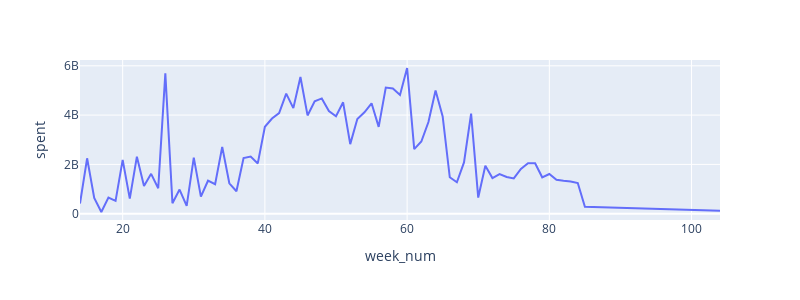

Here is the notebook cell this chart was saved with:
### Markdown cell above
- selecting columns
 - baskets.loc[:,['sku_id','spent']]
 - baskets[['sku_id','spent']]

 - selecting cells
  - baskets.loc[1:3, 'year':'weekday'] selecting based on labels
  - baskets.iloc[1:3,7:9] based off position
 - check on the type of an object: obj.__class__
  - selecting row
   - baskets.loc[baskets['year'] == 2022]

### long expression, wrap around with parentheses
 - (baskets[baskets['year'] == 2022]
   .sort_values('spent', ascending = False)
   .head(7))

### Code cell
### application
df = baskets.groupby('week_num')['spent'].sum().reset_index()
px.line(df, x='week_num',y='spent',width=800,height=300)

### Figure 1 — Plotly figure (JSON) as saved in the notebook; plotly's stock layout.template omitted (floating-point values rounded to 4 significant figures)
{"data": [{"hovertemplate": "week_num=%{x}<br>spent=%{y}<extra></extra>", "legendgroup": "", "line": {"color": "#636efa", "dash": "solid"}, "marker": {"symbol": "circle"}, "mode": "lines", "name": "", "orientation": "v", "showlegend": false, "type": "scatter", "x": [14, 15, 16, 17, 18, 19, 20, 21, 22, 23, 24, 25, 26, 27, 28, 29, 30, 31, 32, 33, 34, 35, 36, 37, 38, 39, 40, 41, 42, 43, 44, 45, 46, 47, 48, 49, 50, 51, 52, 53, 54, 55, 56, 57, 58, 59, 60, 61, 62, 63, 64, 65, 66, 67, 68, 69, 70, 71, 72, 73, 74, 75, 76, 77, 78, 79, 80, 81, 82, 83, 84, 85, 104], "xaxis": "x", "y": [414270000, 2247700000, 643410000, 69300000, 652466500, 519850000, 2186271900, 613288000, 2313352400, 1124619350, 1616780800, 1030076671, 5693778500, 422591800, 979632200, 315738600, 2277550400, 694639850, 1338209400, 1195299200, 2709563500, 1233531650, 910808825, 2260148800, 2316436200, 2040377410, 3525582100, 3858835350, 4081546725, 4869613400, 4283553350, 5543835144, 3986356390, 4563467776, 4676262050, 4165267200, 3955179350, 4517864250, 2822168650, 3842410050, 4113036200, 4477479900, 3521693550, 5115503350, 5077908550, 4819355250, 5910281375, 2617736700, 2928439625, 3719137150, 4998845650, 3943000000.0, 1479000000.0, 1277000000.0, 2081616233, 4061642667, 654596901, 1947808593, 1443549595, 1606633650, 1489459383, 1430759550, 1819036713, 2048481809, 2044052483, 1476403151, 1611661781, 1375747004, 1338250414, 1309703852, 1246187820, 278432750, 116555800], "yaxis": "y"}], "layout": {"height": 300, "legend": {"tracegroupgap": 0}, "margin": {"t": 60}, "width": 800, "xaxis": {"anchor": "y", "domain": [0, 1], "title": {"text": "week_num"}}, "yaxis": {"anchor": "x", "domain": [0, 1], "title": {"text": "spent"}}}}
